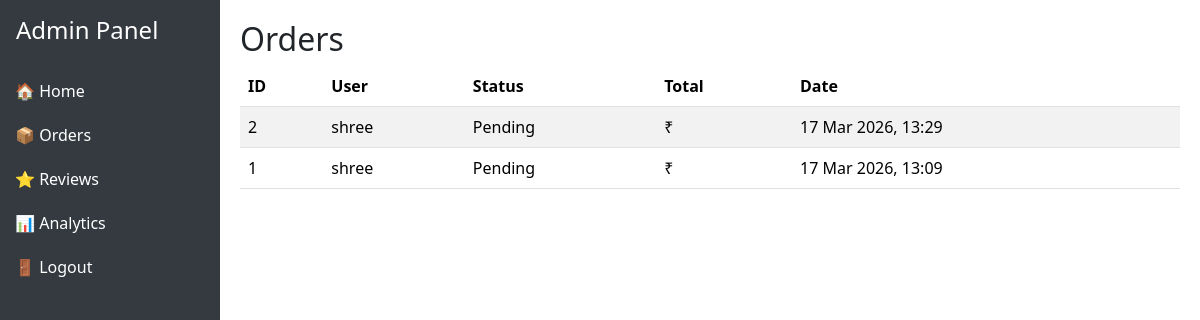
The page /dashboard/orders/ (signed in) on the database as committed earlier.
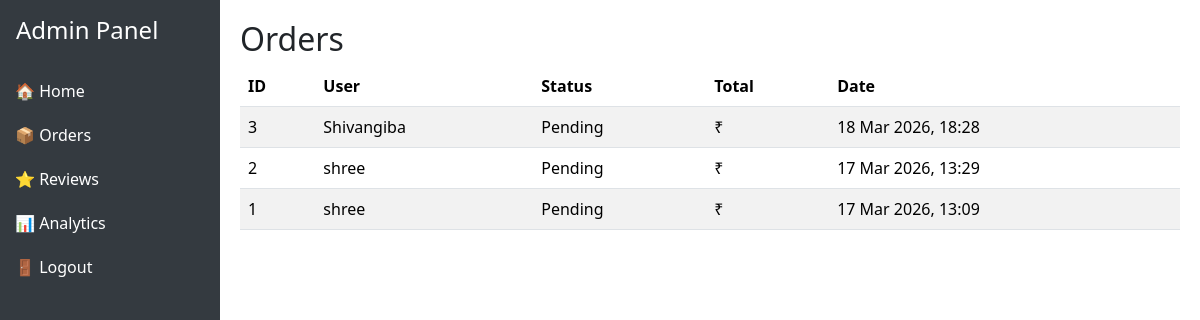
The same page on the database as committed later.
### store/models.py (models this page shows, shortened)
class Order(models.Model):
    STATUS_CHOICES = [
        ("Pending", "Pending"),
        ("Paid", "Paid"),
        ("Cancelled", "Cancelled"),
    ]
    user = models.ForeignKey(User, on_delete=models.CASCADE)
    products = models.ManyToManyField(Product)
    payment_method = models.CharField(max_length=50)
    status = models.CharField(max_length=20, choices=STATUS_CHOICES, default="Pending")
    created_at = models.DateTimeField(auto_now_add=True)

### dashboard/views.py (the view)
# urls.py: path("orders/", views.order_list, name="order_list"),
@login_required
def order_list(request):
    orders = Order.objects.all().order_by("-created_at")
    return render(request, "dashboard/orders.html", {"orders": orders})

### dashboard/templates/dashboard/orders.html (shortened to what this page needs)
{% extends "dashboard/dashboard_base.html" %}
{% block content %}
<h2>Orders</h2>
<table class="table table-striped">
  <thead>
    <tr>
      <th>ID</th><th>User</th><th>Status</th><th>Total</th><th>Date</th>
    </tr>
  </thead>
  <tbody>
    {% for order in orders %}
    <tr>
      <td>{{ order.id }}</td>
      <td>{{ order.user.username }}</td>
      <td>{{ order.status }}</td>
      <td>₹{{ order.total }}</td>
      <td>{{ order.created_at|date:"d M Y, H:i" }}</td>
    </tr>
    {% empty %}
    <tr><td colspan="5">No orders found.</td></tr>
    {% endfor %}
  </tbody>
</table>
{% endblock %}

Rows that differ between the two databases and show on the page:
added Order: id "3", user.username "Shivangiba", status "Pending", created_at "18 Mar 2026, 18:28"
